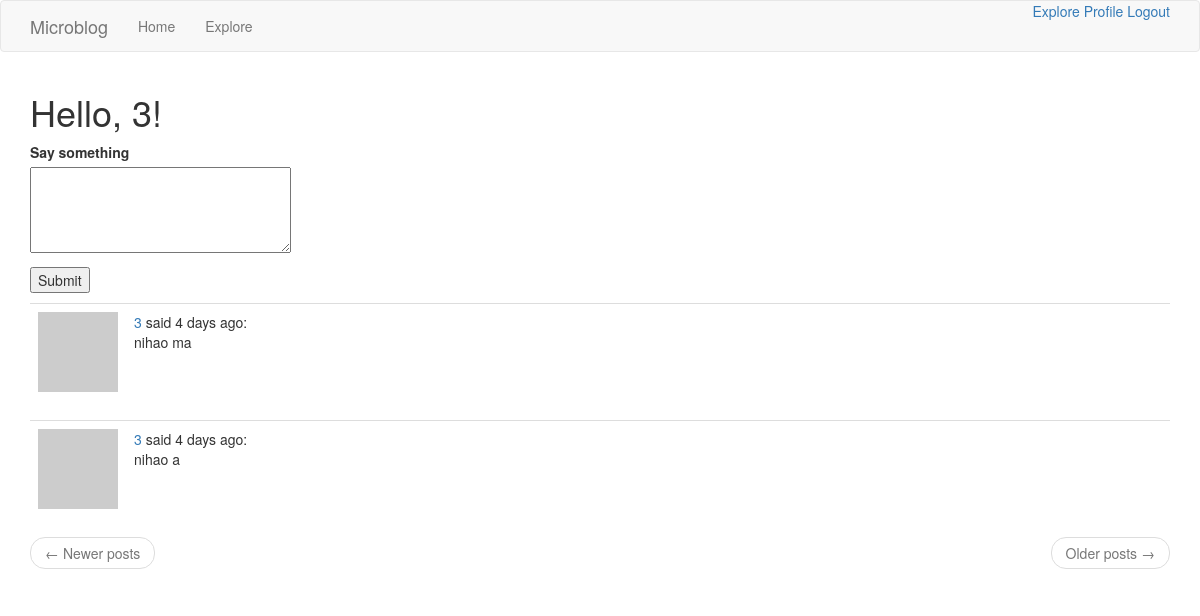
The page /index (signed in) on the database as committed earlier.
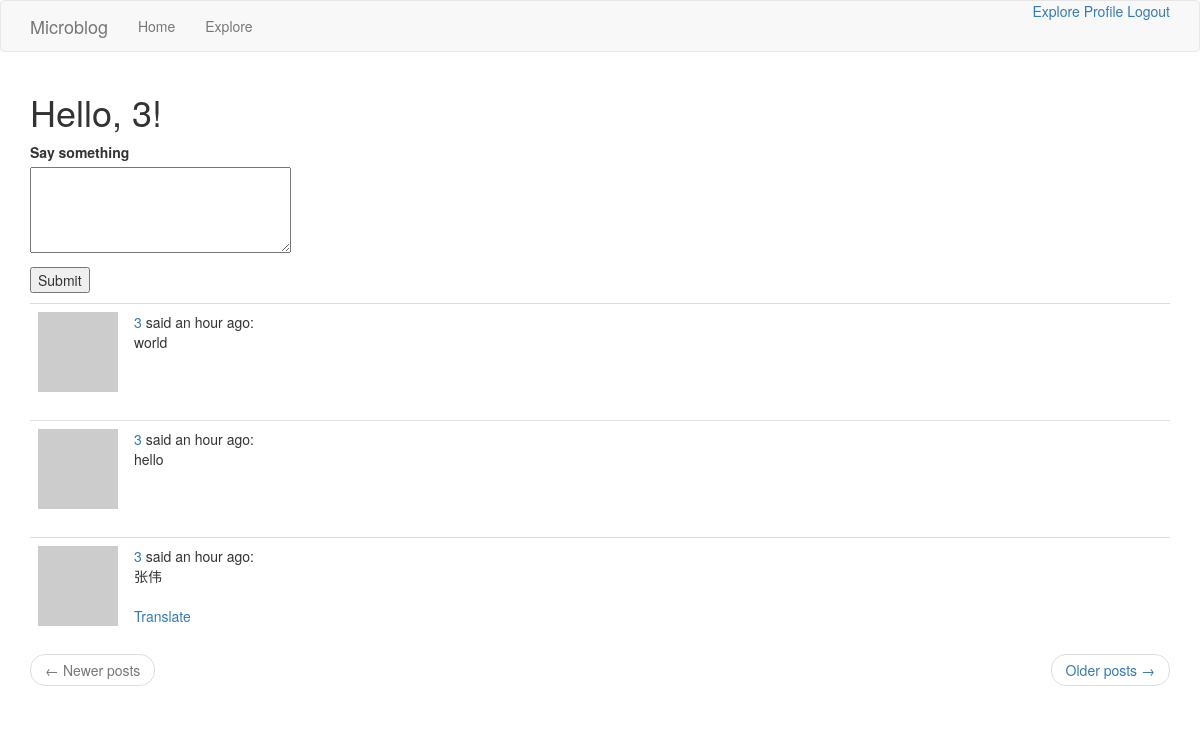
The same page on the database as committed later.
### app/models.py (models this page shows, shortened)
class User(UserMixin, db.Model):
    id = db.Column(db.Integer, primary_key=True)
    username = db.Column(db.String(64), index=True, unique=True)
    email = db.Column(db.String(120), index=True, unique=True)
    password_hash = db.Column(db.String(128))
    about_me = db.Column(db.String(140))
    last_seen = db.Column(db.DateTime, default=datetime.utcnow)
    posts = db.relationship('Post', backref='author', lazy='dynamic')
    followed = db.relationship(
        'User', secondary=followers,
        primaryjoin=(followers.c.follower_id == id),
        secondaryjoin=(followers.c.followed_id == id),
        backref=db.backref('followers', lazy='dynamic'), lazy='dynamic')
    def avatar(self, size):
        digest = md5(self.email.lower().encode('utf-8')).hexdigest()
        return 'https://www.gravatar.com/avatar/{}?d=identicon&s={}'.format(digest, size)
    def followed_posts(self):
        followed = Post.query.join(
            followers, (followers.c.followed_id == Post.user_id)).filter(
            followers.c.follower_id == self.id)
        own = Post.query.filter_by(user_id=self.id)
        return followed.union(own).order_by(Post.timestamp.desc())

class Post(db.Model):
    id = db.Column(db.Integer, primary_key=True)
    body = db.Column(db.String(140))
    timestamp = db.Column(db.DateTime, index=True, default=datetime.utcnow)
    language = db.Column(db.String(5))
    user_id = db.Column(db.Integer, db.ForeignKey('user.id'))

### app/routes.py (the view, shortened to what this page needs)
@app.route('/', methods=['GET', 'POST'])
@app.route('/index', methods=['GET', 'POST'])
@login_required
def index():
    form = PostForm()
    page = request.args.get('page', 1, type=int)
    posts = current_user.followed_posts().paginate(page, app.config['POSTS_PER_PAGE'], False)
    next_url = url_for('index', page=posts.next_num) if posts.has_next else None
    prev_url = url_for('index', page=posts.prev_num) if posts.has_prev else None
    return render_template('index.html', title='Home', posts=posts.items, form=form, next_url=next_url,
                           prev_url=prev_url)

### app/forms.py
class PostForm(FlaskForm):
    post = TextAreaField('Say something', validators=[DataRequired(), Length(min=1, max=140)])
    submit = SubmitField('Submit')

### app/models.py (called while the page is built)
@login.user_loader
def load_user(id):
    return User.query.get(int(id))

### app/routes.py (called while the page is built)
@app.before_request
def before_request():
    if current_user.is_authenticated:
        current_user.last_seen = datetime.utcnow()
        db.session.commit()

### app/templates/index.html (shortened to what this page needs)
{% extends "base.html" %}
{% block app_content %}
		<h1>Hello, {{ current_user.username }}!</h1>
    {% if form %}
    <form action="" method="post">
			<p>
				{{ form.post.label }}<br>
				{{ form.post(cols=32, rows=4) }}<br>
			</p>
			<p>{{ form.submit() }}</p>
		</form>
		{% endif %}
		{% for post in posts %}
		{% include '_post.html' %}
		{% endfor %}
		<nav aria-label="...">
        <ul class="pager">
            <li class="previous{% if not prev_url %} disabled{% endif %}">
                <a href="{{ prev_url or '#' }}">
                    <span aria-hidden="true">&larr;</span> Newer posts
                </a>
            </li>
            <li class="next{% if not next_url %} disabled{% endif %}">
                <a href="{{ next_url or '#' }}">
                    Older posts <span aria-hidden="true">&rarr;</span>
                </a>
            </li>
        </ul>
    </nav>
{% endblock %}

### app/templates/base.html (shortened to what this page needs)
{% extends 'bootstrap/base.html' %}
{% block navbar %}
    <nav class="navbar navbar-default">
        <div class="container">
            <div class="navbar-header">
                <a class="navbar-brand" href="{{ url_for('index') }}">Microblog</a>
            </div>
            <div class="collapse navbar-collapse" id="bs-example-navbar-collapse-1">
                <ul class="nav navbar-nav">
                    <li><a href="{{ url_for('index') }}">Home</a></li>
                    <li><a href="{{ url_for('explore') }}">Explore</a></li>
                </ul>
                <ul class="nav navbar-nav navbar-right">
                    {% if current_user.is_anonymous %}
                    <a href="{{ url_for('login') }}">Login</a>
                    {% else %}
                    <a href="{{ url_for('explore') }}">Explore</a>
                    <a href="{{ url_for('user', username=current_user.username) }}">Profile</a>
                    <a href="{{ url_for('logout') }}">Logout</a>
                    {% endif %}
                </ul>
            </div>
        </div>
    </nav>
{% endblock %}
{% block content %}
    <div class="container">
        {% block app_content %}{% endblock %}
    </div>
{% endblock %}

### app/templates/_post.html
<table class="table table-hover">
		<tr valign="top">
				<td width="70px">
					<a href="{{ url_for('user', username=post.author.username) }}">
							<img src="{{ post.author.avatar(70) }}" />
					</a>
				</td>
				<td>
					<a href="{{ url_for('user', username=post.author.username) }}">{{ post.author.username }}</a>
					said {{ moment(post.timestamp).fromNow() }}:
					<br><span id="post{{ post.id }}">{{ post.body }}</span>
					{% if post.language and post.language != g.locale %}
					<br><br>
					<span id="translation{{ post.id }}">
						<a href="javascript:translate(
						'#post{{ post.id }}',
						'#translation{{ post.id }}',
						'{{ post.language }}',
						'{{ g.locale }}');">{{ 'Translate' }}</a>
					</span>
			  	{% endif %}
				</td>
		</tr>
</table>

Rows that differ between the two databases and show on the page:
no longer on this page (row unchanged): Post: author.username "3", timestamp "4 days ago", body "nihao ma"
no longer on this page (row unchanged): Post: author.username "3", timestamp "4 days ago", body "nihao a"
added Post: author.username "3", timestamp "an hour ago", body "world"
added Post: author.username "3", timestamp "an hour ago", body "hello"
added Post: author.username "3", timestamp "an hour ago", body "张伟", value "Translate"
